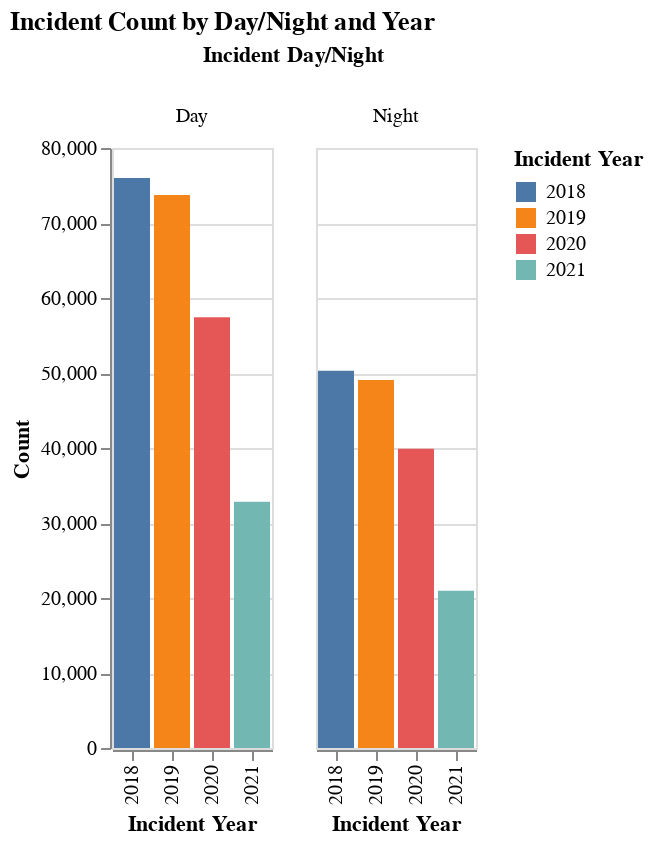

Notebook code for this chart:
### Code cell
count_by_year_plot('Incident Day/Night', 'Incident Count by Day/Night and Year')

### Figure 1 — Vega-Lite specification as saved in the notebook (floating-point values rounded to 4 significant figures)
{"config": {"view": {"continuousWidth": 400, "continuousHeight": 300}}, "data": {"name": "data-e25f1bf482dde5c3815152311c44b7c9"}, "mark": "bar", "encoding": {"color": {"type": "nominal", "field": "Incident Year"}, "column": {"type": "nominal", "field": "Incident Day/Night"}, "x": {"type": "nominal", "field": "Incident Year"}, "y": {"type": "quantitative", "field": "Count"}}, "title": "Incident Count by Day/Night and Year", "$schema": "https://vega.github.io/schema/vega-lite/v4.8.1.json", "datasets": {"data-e25f1bf482dde5c3815152311c44b7c9": [{"Incident Day/Night": "Day", "Incident Year": 2018, "Count": 76000}, {"Incident Day/Night": "Day", "Incident Year": 2019, "Count": 73718}, {"Incident Day/Night": "Day", "Incident Year": 2020, "Count": 57438}, {"Incident Day/Night": "Day", "Incident Year": 2021, "Count": 32839}, {"Incident Day/Night": "Night", "Incident Year": 2018, "Count": 50308}, {"Incident Day/Night": "Night", "Incident Year": 2019, "Count": 49065}, {"Incident Day/Night": "Night", "Incident Year": 2020, "Count": 39885}, {"Incident Day/Night": "Night", "Incident Year": 2021, "Count": 20964}]}}
